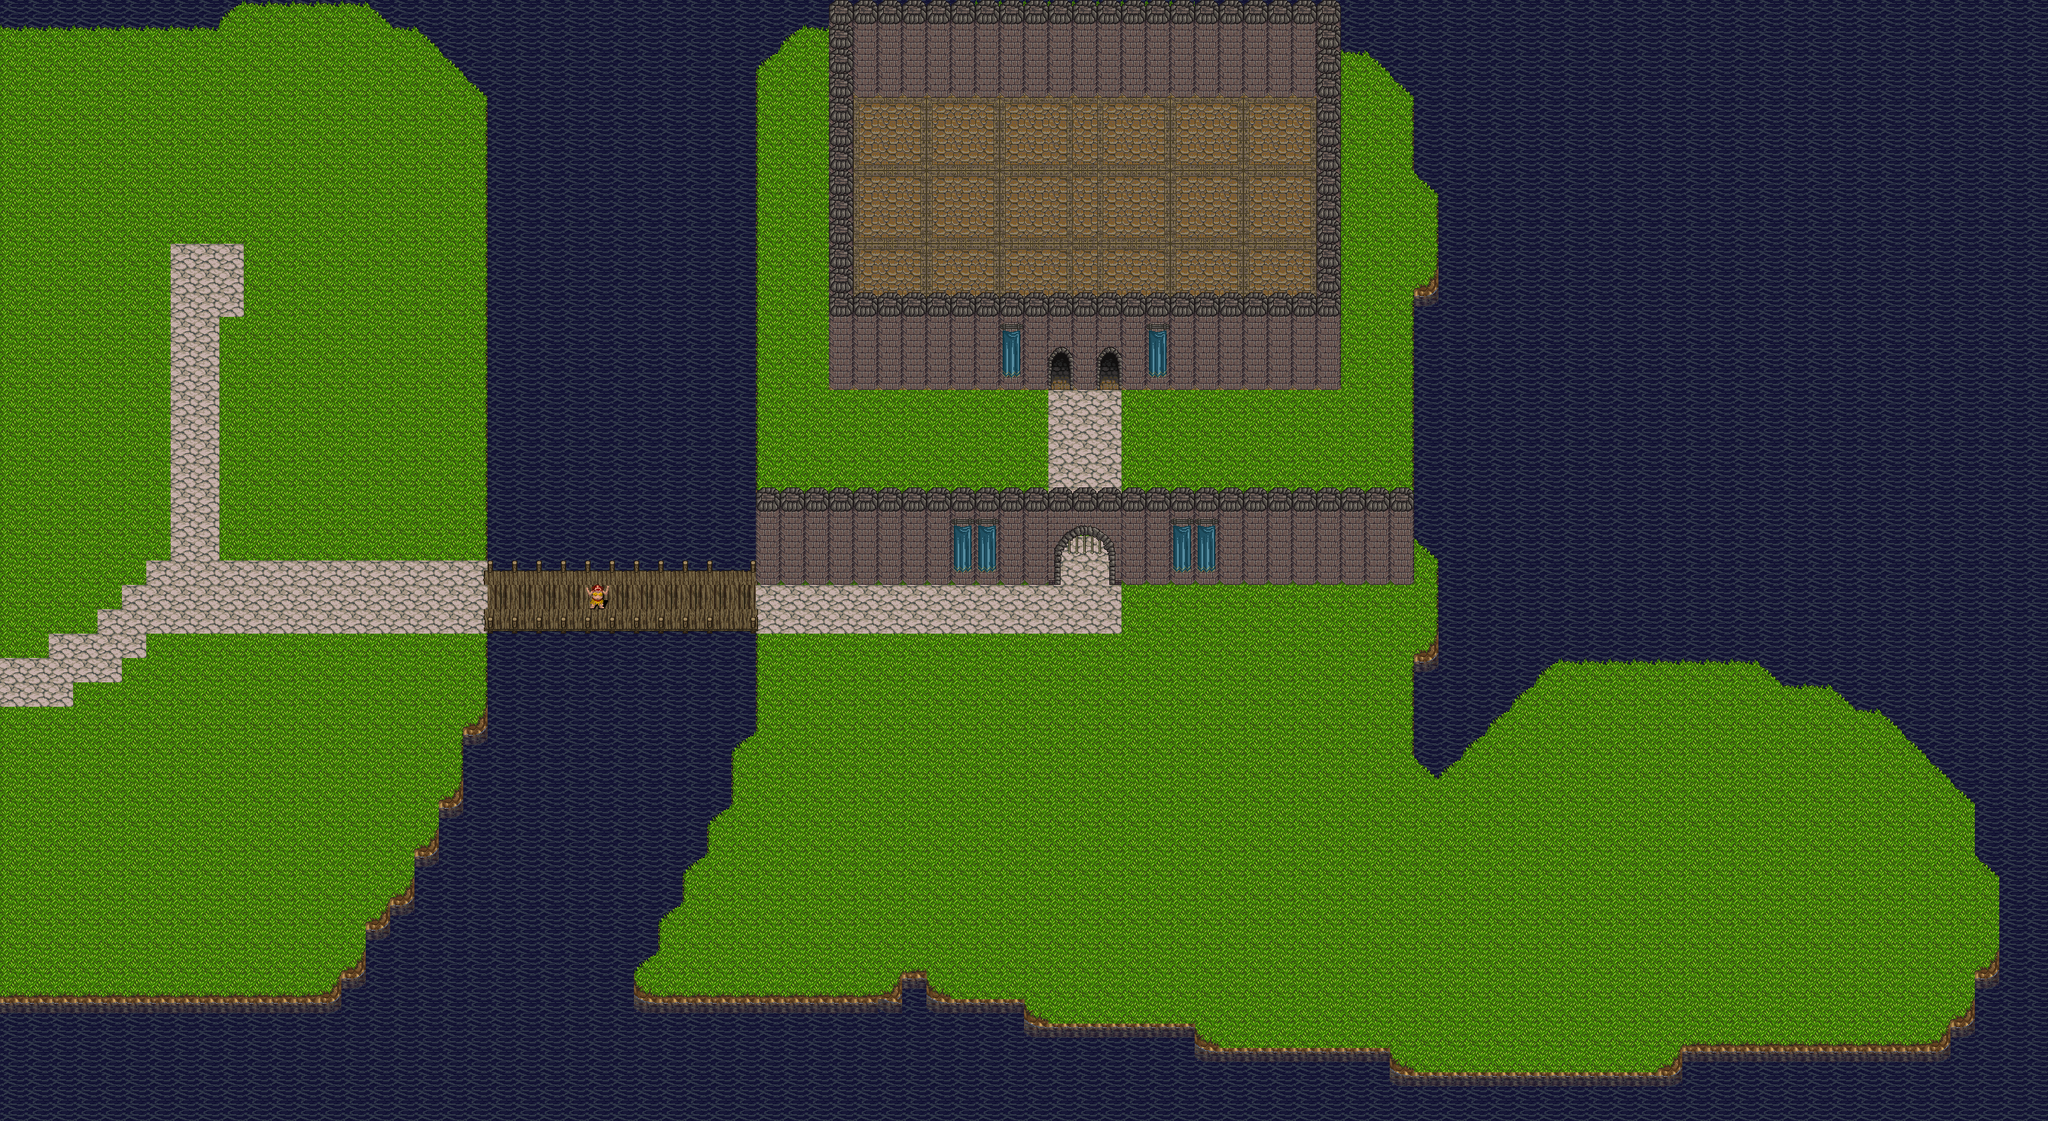

This is a level from a 2D game, rendered from its Tiled map with the project's own tilesets. A one-line summary and the map file follow, with tile-layer data summarised:
An orthogonal 84x46 tile map with 32x32 px tiles, 4 tile layers (Tilelaag 1, brug, npc, op de muur), 13 tilesets.

<map version="1.0" orientation="orthogonal" renderorder="right-down" width="84" height="46" tilewidth="32" tileheight="32" nextobjectid="1">
 <tileset firstgid="1" name="hyptosis_til-art-batch-2" tilewidth="32" tileheight="32" tilecount="900" columns="30">
  <image source="../Tilesets/hyptosis_til-art-batch-2.png" width="960" height="960" />
 </tileset>
 <tileset firstgid="901" name="hyptosis_tile-art-batch-1" tilewidth="32" tileheight="32" tilecount="900" columns="30">
  <image source="../Tilesets/hyptosis_tile-art-batch-1.png" width="960" height="960" />
 </tileset>
 <tileset firstgid="1801" name="hyptosis_tile-art-batch-3" tilewidth="32" tileheight="32" tilecount="900" columns="30">
  <image source="../Tilesets/hyptosis_tile-art-batch-3.png" width="960" height="960" />
 </tileset>
 <tileset firstgid="2701" name="hyptosis_tile-art-batch-4" tilewidth="32" tileheight="32" tilecount="900" columns="30">
  <image source="../Tilesets/hyptosis_tile-art-batch-4.png" width="960" height="960" />
 </tileset>
 <tileset firstgid="3601" name="hyptosis_tile-art-batch-5" tilewidth="32" tileheight="32" tilecount="722" columns="19">
  <image source="../Tilesets/hyptosis_tile-art-batch-5.png" width="636" height="1219" />
 </tileset>
 <tileset firstgid="4323" name="PathAndObjects" tilewidth="32" tileheight="32" tilecount="256" columns="16">
  <image source="../Tilesets/PathAndObjects.png" width="512" height="512" />
 </tileset>
 <tileset firstgid="4579" name="terrain" tilewidth="32" tileheight="32" tilecount="1024" columns="32">
  <image source="../Tilesets/terrain.png" width="1024" height="1024" />
 </tileset>
 <tileset firstgid="5603" name="bomb_party_v3" tilewidth="32" tileheight="32" tilecount="12" columns="4">
  <image source="../Tilesets/bomb_party_v3.png" width="128" height="96" />
 </tileset>
 <tileset firstgid="5615" name="BombExploding" tilewidth="32" tileheight="32" tilecount="26" columns="13">
  <image source="../Tilesets/BombExploding.png" width="416" height="64" />
 </tileset>
 <tileset firstgid="5641" name="Castle" tilewidth="32" tileheight="32" tilecount="256" columns="16">
  <image source="../Tilesets/Castle.png" width="512" height="512" />
 </tileset>
 <tileset firstgid="5897" name="Castle2" tilewidth="32" tileheight="32" tilecount="256" columns="16">
  <image source="../Tilesets/Castle2.png" width="512" height="512" />
 </tileset>
 <tileset firstgid="6153" name="CastleExample" tilewidth="32" tileheight="32" tilecount="4761" columns="69">
  <image source="../Tilesets/CastleExample.png" width="2239" height="2235" />
 </tileset>
 <tileset firstgid="10914" name="DungeonCrawl_ProjectUtumnoTileset" tilewidth="32" tileheight="32" tilecount="3072" columns="64">
  <image source="../Tilesets/DungeonCrawl_ProjectUtumnoTileset.png" width="2048" height="1536" />
 </tileset>
 <layer name="Tilelaag 1" width="84" height="46">
  <data>[3864 cells, 3864 non-empty, 23 distinct tile ids]</data>
 </layer>
 <layer name="brug" width="84" height="46">
  <data>[3864 cells, 139 non-empty, 12 distinct tile ids]</data>
 </layer>
 <layer name="npc" width="84" height="46">
  <data>[3864 cells, 215 non-empty, 15 distinct tile ids]</data>
 </layer>
 <layer name="op de muur" width="84" height="46">
  <data>[3864 cells, 18 non-empty, 6 distinct tile ids]</data>
 </layer>
</map>
